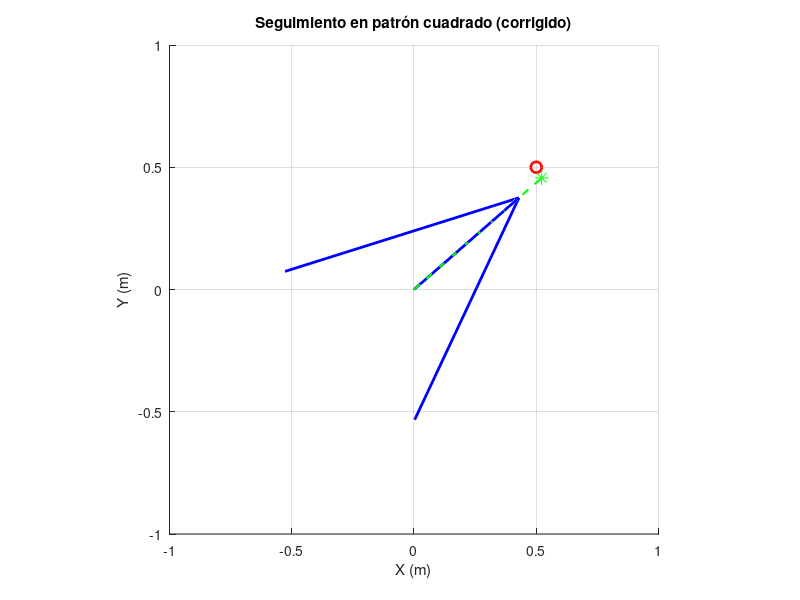

This figure's MATLAB source:
% gradient_tracking_square_corrected.m
% Seguimiento con gradient-ascent e inclusión de atenuación 1/||d||^2.
% Receptor sigue un patrón cuadrado que pasa por (0.5,0.5).
% **************************************
% No usa de input la potencia
% **************************************
clear; clc; close all;

%% Parámetros de la simulación
H     = 2;       % Altura del TX
h     = 1;       % Altura fija del RX
m     = 1.5;     % Orden lambertiano
dt    = 0.02;    % Paso de tiempo (s) – más fino para mayor fidelidad
Tsim  = 40;      % Tiempo total (s)
alpha = 4;    % Learning‐rate reducido para evitar sobrepasos

%% Definir trayectoria cuadrada en el plano XY
vertices = [ 0.5,  0.5;
            -0.5,  0.5;
            -0.5, -0.5;
             0.5, -0.5;
             0.5,  0.5 ];
numSteps  = round(Tsim/dt);
numSeg    = size(vertices,1)-1;
ptsPerSeg = floor(numSteps/numSeg);
path      = zeros(numSteps,3);
idx = 1;
for i = 1:numSeg
    p1 = vertices(i,:);
    p2 = vertices(i+1,:);
    for k = 1:ptsPerSeg
        t = (k-1)/(ptsPerSeg-1);
        pt = (1-t)*p1 + t*p2;
        if idx <= numSteps
            path(idx,1:2) = pt;
            idx = idx + 1;
        end
    end
end
% Rellenar sobrantes con el último vértice
while idx <= numSteps
    path(idx,1:2) = vertices(end,:);
    idx = idx + 1;
end
path(:,3) = h;  % misma altura

%% Posición inicial y orientación
R     = path(1,:)';
T_pos = [0; 0; H];
d0    = R - T_pos;
theta = acos(-d0(3)/norm(d0));    % inclinación inicial
phi   = atan2(d0(2), d0(1));      % azimuth inicial

%% Preparar figura 3D
figure('Color','w');
axis equal;
xlim([-1 1]); ylim([-1 1]); zlim([0 H+0.5]);
grid on; view(3);
hold on;
xlabel('X (m)'); ylabel('Y (m)'); zlabel('Z (m)');
title('Seguimiento en patrón cuadrado (corrigido)');

% Dibujar receptor, vector TX, punto objetivo y línea de seguimiento
hRX = plot3(R(1),R(2),R(3),'ro','MarkerSize',8,'LineWidth',2);
u   = [sin(theta)*cos(phi); sin(theta)*sin(phi); -cos(theta)];
hTX = quiver3(0,0,H, u(1),u(2),u(3), 0, 'b','LineWidth',2,'MaxHeadSize',1);

% Cálculo inicial de punto 2D objetivo
t_int = (h - H)/u(3);
P_tgt = T_pos + t_int * u;
hTGT = plot3(P_tgt(1),P_tgt(2),P_tgt(3),'g*','MarkerSize',10);
hLine = plot3([0,P_tgt(1)], [0,P_tgt(2)], [H,P_tgt(3)], 'g--','LineWidth',1.5);

%% Bucle de simulación
for step = 1:numSteps
    % 1) Mover receptor
    R = path(step,:)';
    
    % 2) Vector de orientación actual
    u = [sin(theta)*cos(phi); sin(theta)*sin(phi); -cos(theta)];
    
    % 3) Gradiente de P(θ,ϕ) ∝ (d·u)^m / ||d||^2
    d_norm = norm(R - T_pos);
    d      = R - T_pos;
    inner  = d' * u;  % d·u
    
    % Derivadas parciales de u
    dudth = [ cos(theta)*cos(phi);
              cos(theta)*sin(phi);
              sin(theta) ];
    dudph = [-sin(theta)*sin(phi);
              sin(theta)*cos(phi);
              0];
    
    % Gradientes incluyendo atenuación 1/||d||^2 (constante en θ,ϕ)
    gth = m * inner^(m-1) * (d' * dudth) / (d_norm^2);
    gph = m * inner^(m-1) * (d' * dudph) / (d_norm^2);
    
    % 4) Actualizar ángulos
    theta = theta + alpha * gth * dt;
    phi   = phi   + alpha * gph * dt;
    theta = min(max(theta, 0), pi/2);
    phi   = mod(phi, 2*pi);
    
    % 5) Recalcular punto 2D objetivo
    u      = [sin(theta)*cos(phi); sin(theta)*sin(phi); -cos(theta)];
    t_int  = (h - H)/u(3);
    P_tgt  = T_pos + t_int * u;
    
    % 6) Actualizar gráficos
    set(hRX,  'XData', R(1),      'YData', R(2),      'ZData', R(3));
    set(hTX,  'UData', u(1),      'VData', u(2),      'WData', u(3));
    set(hTGT, 'XData', P_tgt(1),  'YData', P_tgt(2),  'ZData', P_tgt(3));
    set(hLine,'XData',[0,P_tgt(1)],'YData',[0,P_tgt(2)],'ZData',[H,P_tgt(3)]);
    
    drawnow;
    view(0,90)
    pause(dt);
end
